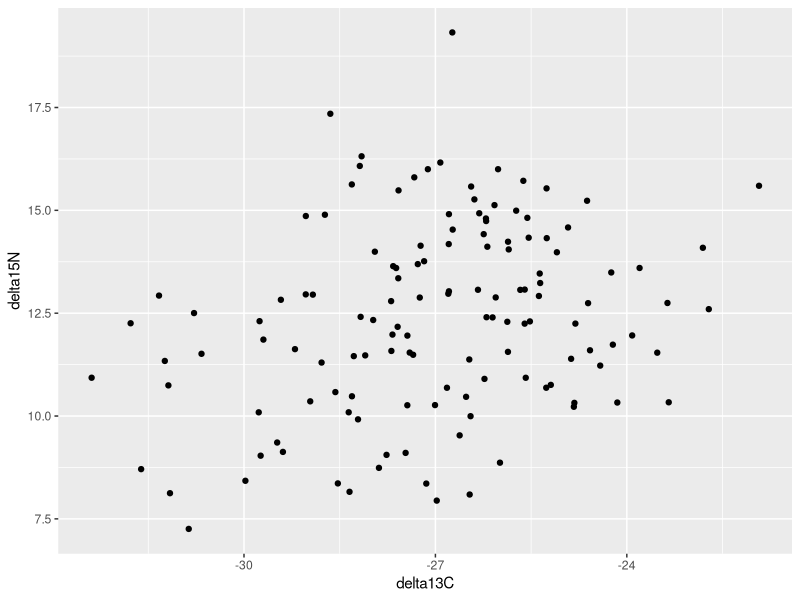
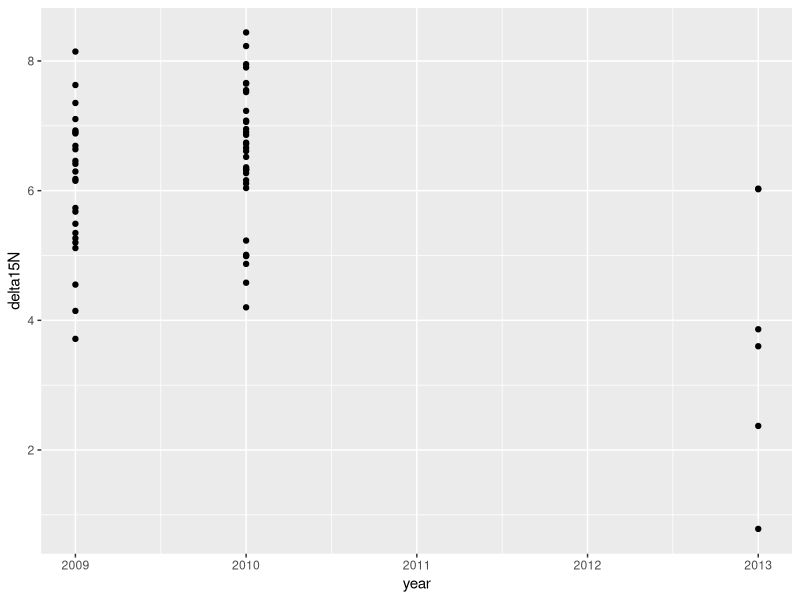
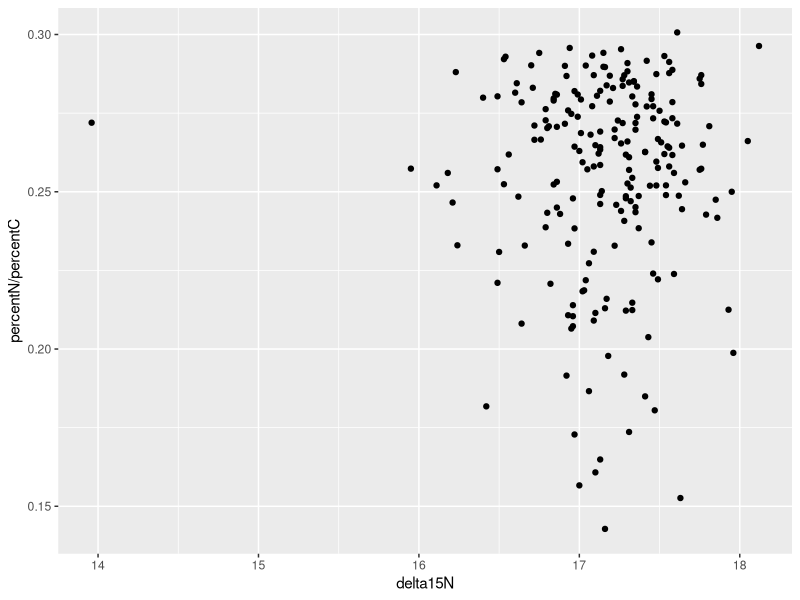
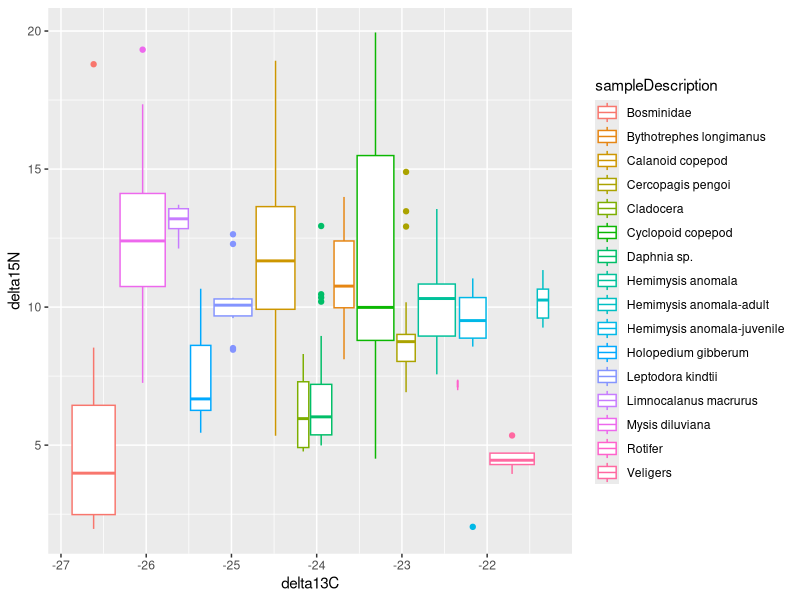
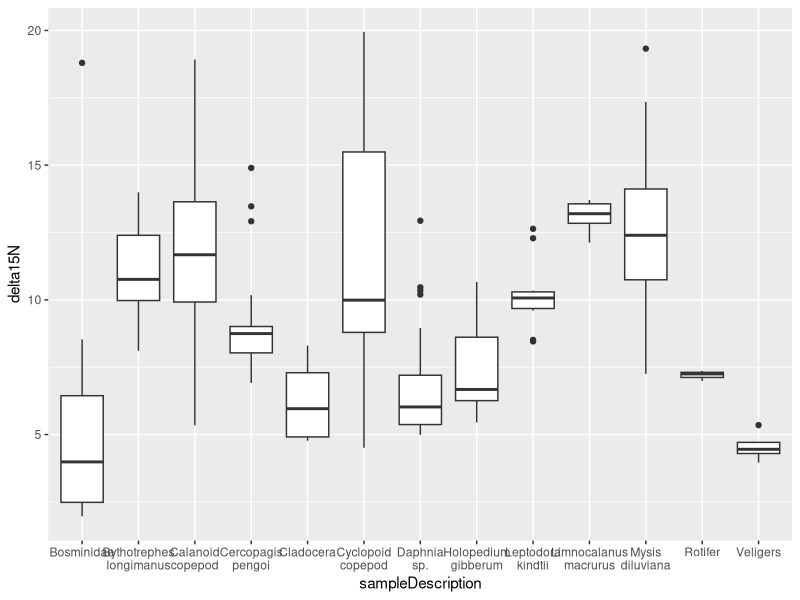
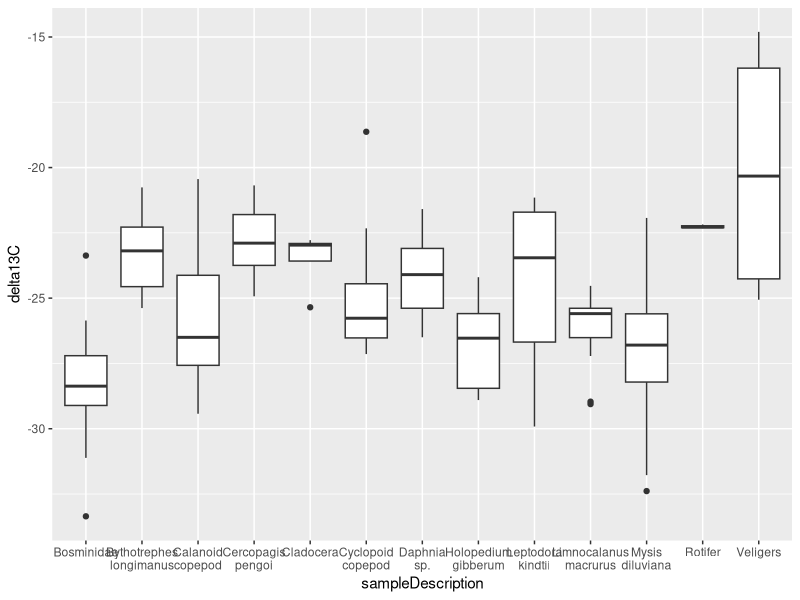
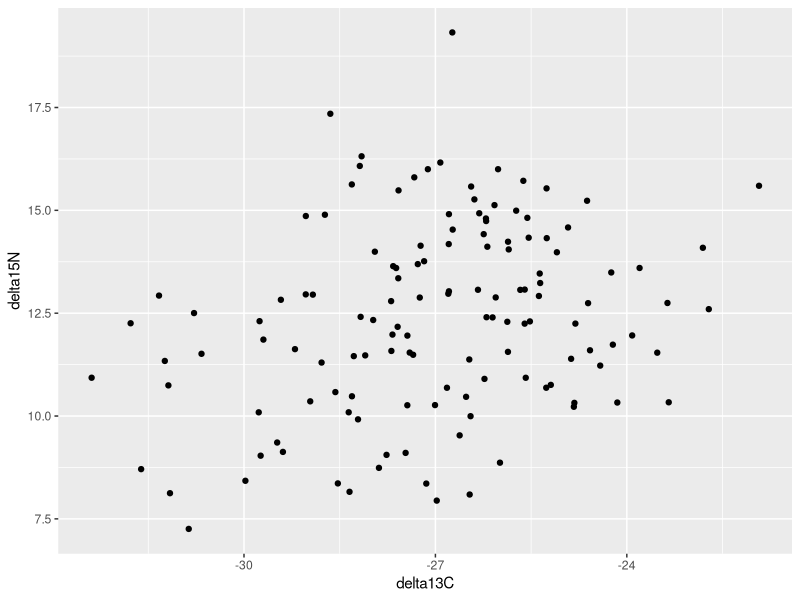
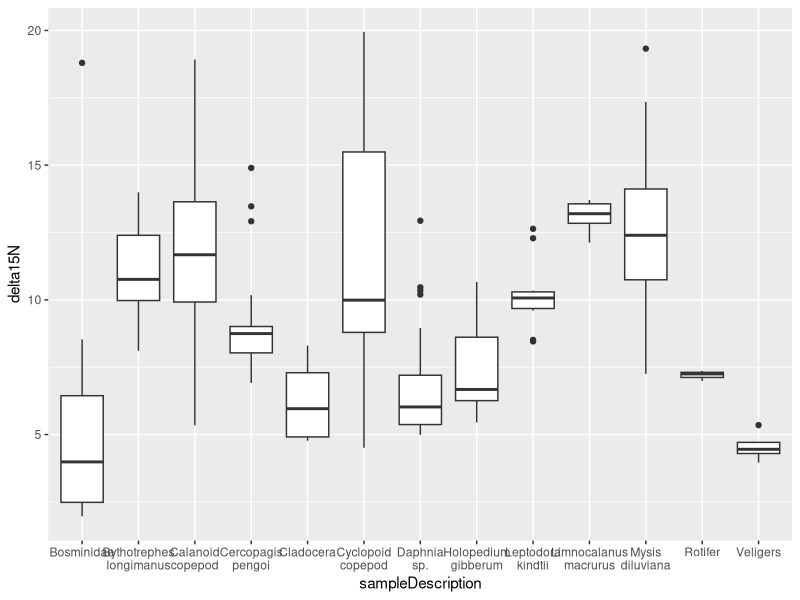

Write R code to recreate these figures, in order.
## ---- chunk 1
knitr::opts_chunk$set(echo = TRUE, warning = FALSE)
## ---- chunk 2
library(tidyverse)
library(ggpubr)
library(rnaturalearth)
library(rnaturalearthdata)
library(stringr)

##### Import messy data and cut out empty rows and resave ####
### Will only have to do this once ###
# setwd("C:/Users/kcn33/Box/Summer 2022")
# data = data.frame(read.csv("USGS_LOBS_StableIsotopeData_20210113.csv"))
# data
# toDelete <- seq(0, nrow(data), 2)
# data = data[ toDelete ,]
# # data
# data$Group = NA
# setwd("C:/Users/kcn33/Box/Ontario Isotopes")
# write.csv(data, file = "LOBS Isotope Dataset 20210113.csv")

##### Load in Data ####
setwd("C:/Users/kcn33/github/ON_Zoop_StableIsotopes/")
data = read.csv(file = "raw-data/LOBS Isotope Dataset 20210113.csv")
data$X = data$X/2

summary(data)
unique(data$sampleDescription)

# # Load Map data
# lakes10 = ne_download(scale = 10, type = "lakes", category = "physical",
#                       returnclass = "sf")
# 
# 
# 
# ##### MAPPING #####
# mapofpoints = 
#   ggplot(data = lakes10)+
#   geom_sf()+
#   geom_point(data = data, aes(x = longitude_decDeg, y = lattitude_decDeg), size = 1, 
#              shape = 23, fill = "darkred")+
#   coord_sf(xlim = c(-80, -75), ylim = c(42,45), expand = FALSE)
# 
# mapofpoints

#coord_sf(xlim = c-82), ylim = c(41,46), expand = FALSE)

##### Subsetting data ####

mysids = data %>%
  filter(sampleDescription == "Mysis diluviana") %>%
  as.data.frame()
mysids

zoops = data %>% 
  filter(Group == "Zooplankton") %>%
  as.data.frame()

zoops_nohemi = zoops %>%
  filter(sampleDescription != "Hemimysis anomala") %>%
  filter(sampleDescription != "Hemimysis anomala-adult") %>%
  filter(sampleDescription != "Hemimysis anomala-juvenile") %>%
  as.data.frame()




#####

##### Plotting #####
mysis_CxN_plot = ggplot(mysids, aes(x = delta13C, y = delta15N)) +
  geom_point()
mysis_CxN_plot

ggplot(data[data$sampleDescription == "POC (phyto)", ], aes(x = year, y = delta15N ))+
  geom_point()

ggplot(data[data$sampleDescription == "Deepwater sculpin", ], aes(x = delta15N, y = percentN/percentC ))+
  geom_point()

zooptopes = 
  ggplot(zoops, aes(delta13C, delta15N, color = sampleDescription))+
  geom_boxplot()
zooptopes

zooptopes_box_15N = 
  ggplot(zoops_nohemi, aes(x = sampleDescription, y= delta15N))+
  geom_boxplot()+
  scale_x_discrete(labels = function(x) str_wrap(x, width = 8))
zooptopes_box_15N

zooptopes_box_13C = 
  ggplot(zoops_nohemi, aes(x = sampleDescription, y= delta13C))+
  geom_boxplot()+
scale_x_discrete(labels = function(x) str_wrap(x, width = 8))
zooptopes_box_13C
## ---- chunk 3
mysis_CxN_plot
## ---- chunk 4
zooptopes_box_15N
## ---- chunk 5
zooptopes_box_13C
